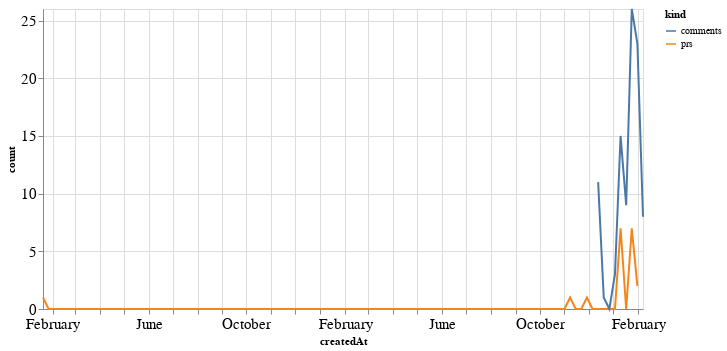

Source (notebook cell):
### Code cell
alt.Chart(total_time, width=600).mark_line().encode(
    x='createdAt',
    y='count',
    color='kind'
)

### Figure 1 — Vega-Lite specification as saved in the notebook (floating-point values rounded to 4 significant figures; data arrays with more than 128 entries replaced by an {"elided": "..."} marker saying what was removed)
{"config": {"axisLeft": {"labelFontSize": 15}, "axisBottom": {"labelFontSize": 15}}, "data": {"name": "data-e7461a61ab931bb98923d4b8f0ee97be"}, "mark": "line", "encoding": {"color": {"type": "nominal", "field": "kind"}, "x": {"type": "temporal", "field": "createdAt"}, "y": {"type": "quantitative", "field": "count"}}, "width": 600, "$schema": "https://vega.github.io/schema/vega-lite/v4.8.1.json", "datasets": {"data-e7461a61ab931bb98923d4b8f0ee97be": {"elided": "216 records"}}}
